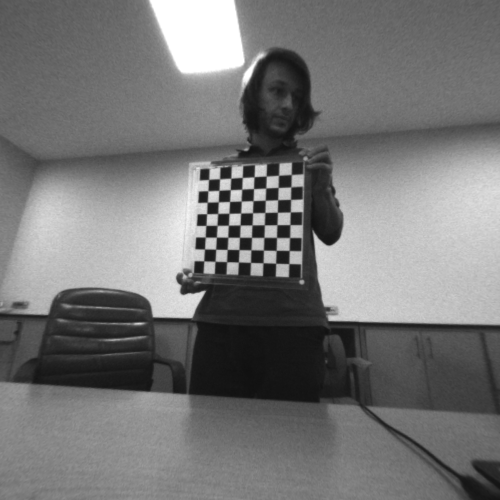
#> input picture SnapShots/t265_d435i/1_2020-11-03_20:56/leftFisheye_undistorted/1604426207808.png, 1000 x 1000 px, given as the content of the folder SnapShots/t265_d435i/1_2020-11-03_20:56/leftFisheye, which was not available (shown at 1/2 size)
$ python rgb_fisheye_extrinsics.py
#> lines starting #> are read from the running program, lines starting #| are printed output that depends on the picture; pictures that were not available may be replaced by others from this repository, and a replacement may not be noted
import numpy as np
import cv2
import glob
import os
import matplotlib.pyplot as plt

if(os.getcwd().split('/')[-1] != 'star'):
    os.chdir("../../../")

test = True
record = True

# read images
leftFishImgs = []
rightFishImgs = []
rgbImgs = []

folderNames = glob.glob("SnapShots/t265_d435i/*")
folderNames.sort()

for folderName in folderNames :

    # read file names
    fileNamesL = glob.glob(folderName + "/leftFisheye/*" )
    fileNamesR = glob.glob(folderName + "/rightFisheye/*")
    fileNamesRgb = glob.glob(folderName + "/rgb/*")

    fileNamesL.sort()
    fileNamesR.sort()
    fileNamesRgb.sort()


    for iml, imr, imrgb in zip(fileNamesL, fileNamesR, fileNamesRgb):
        iml = cv2.imread(iml, cv2.IMREAD_UNCHANGED)
#> iml is the input picture: shape (1000, 1000); min 15, max 255, mean 117.1
        imr = cv2.imread(imr, cv2.IMREAD_UNCHANGED)
        imrgb = cv2.imread(imrgb, cv2.IMREAD_GRAYSCALE)

        leftFishImgs.append(iml)
        rightFishImgs.append(imr)
        rgbImgs.append(imrgb)

# undistort fisheye images
K1 = np.array([[284.501708984375, 0.0, 430.9294128417969], [0.0, 285.4164123535156, 394.66510009765625], [0.0, 0.0, 1.0]])
D1 = np.array([-0.00012164260260760784, 0.03437558934092522, -0.03252582997083664, 0.004925379063934088])

K2 = np.array([[284.1828918457031, 0.0, 427.9779052734375], [0.0, 285.0440979003906, 399.5506896972656], [0.0, 0.0, 1.0]])
D2 = np.array([0.0009760634857229888, 0.030147459357976913, -0.02769969031214714, 0.0031066760420799255])

fisheyeWidth = 800
fisheyeHeight = 848

KRGB = np.array([[923.2835693359375, 0.0, 639.9102783203125], [0.0, 923.6146240234375, 370.2297668457031], [0.0, 0.0, 1.0]])
D = np.array([0, 0, 0, 0, 0], dtype=np.float32)

boardWidth = 8
boardHeight = 8
CHECKERBOARD = (boardHeight, boardWidth)
squareSize = 0.033 # 3.3 cm

def undistortFisheyeImages(fisheyeImages, K, D):


    # We calculate the undistorted focal length:
    #
    #         h
    # -----------------
    #  \      |      /
    #    \    | f  /
    #     \   |   /
    #      \ fov /
    #        \|/
    stereo_fov_rad = 90 * (np.pi/180)  # 90 degree desired fov
    stereo_height_px = 1000          # 300x300 pixel stereo output
    stereo_focal_px = stereo_height_px/2 / np.tan(stereo_fov_rad/2)

    # We set the left rotation to identity and the right rotation
    # the rotation between the cameras
    R = np.eye(3)

    # The stereo algorithm needs max_disp extra pixels in order to produce valid
    # disparity on the desired output region. This changes the width, but the
    # center of projection should be on the center of the cropped image
    stereo_width_px = stereo_height_px
    stereo_size = (stereo_width_px, stereo_height_px)
    stereo_cx = (stereo_height_px - 1)/2
    stereo_cy = (stereo_height_px - 1)/2

    # Construct the left and right projection matrices, the only difference is
    # that the right projection matrix should have a shift along the x axis of
    # baseline*focal_length
    P = np.array([[stereo_focal_px, 0, stereo_cx, 0],
                       [0, stereo_focal_px, stereo_cy, 0],
                       [0,               0,         1, 0]])

    undistortedImages = []

    nk = K.copy()

    # nk[0,0]=K[0,0]/2
    # nk[1,1]=K[1,1]/2

    for image in fisheyeImages:

        undistorted = cv2.fisheye.undistortImage(image, K=K, D=D, Knew=P, new_size=(int(stereo_height_px), int(stereo_width_px)))
        undistortedImages.append(undistorted)
#> this loop made 1 pass
#> pass 1, in undistortFisheyeImages, `undistorted = cv2.fisheye.undistortImage(image, K=K, D=D, Knew=P, new_..`:
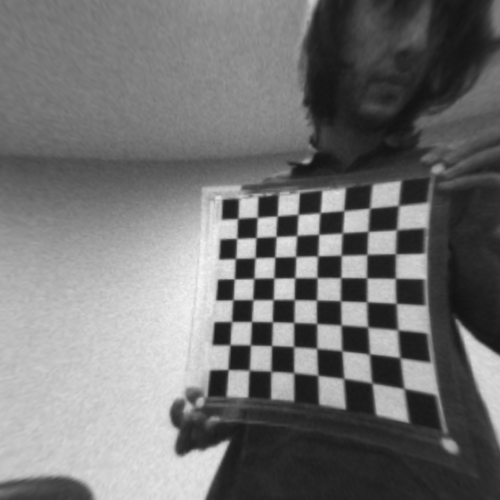
#> undistorted: shape (1000, 1000) (shown at 1/2 size); min 18, max 248, mean 114.8
#> after the loop, undistortedImages = 1 item

    return undistortedImages, np.array(P[:,:-1])

fisheyeImages = [cv2.imread("SnapShots/t265_d435i/1_2020-11-03_20:56/leftFisheye/1604426208808", cv2.IMREAD_UNCHANGED)]
handPickedLeftImage, KL = undistortFisheyeImages(fisheyeImages, K1, D1)
#> handPickedLeftImage = 1 item; KL = [[500, 0, 499.5], [0, 500, 499.5], [0, 0, 1]]
handPickedLeftImage = handPickedLeftImage[0]

leftUndistorted, KL = undistortFisheyeImages(leftFishImgs, K1, D1)
#> the loop in undistortFisheyeImages (call 2), `for image in fisheyeImages: ` made 1 pass
#> leftUndistorted = 1 item
rightUndistorted, KR = undistortFisheyeImages(rightFishImgs, K2, D2)
#> the loop in undistortFisheyeImages (call 3), `for image in fisheyeImages: ` made 1 pass
#> pass 1, in undistortFisheyeImages (call 3), `undistorted = cv2.fisheye.undistortImage(image, K=K, D=D, Knew=P, new_..`:
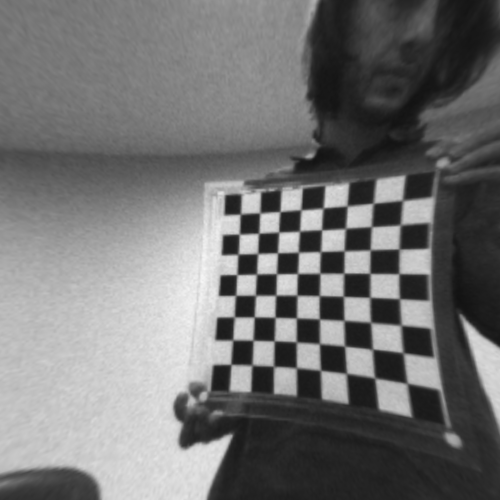
#> undistorted: shape (1000, 1000) (shown at 1/2 size); min 18, max 247, mean 114.5
#> rightUndistorted = 1 item; KR = [[500, 0, 499.5], [0, 500, 499.5], [0, 0, 1]]

def matchCornerOrder_v2(corners1, corners2):
    cntr = 0
    corners1 = corners1.reshape(8, 8, 1, 2)
    corners2 = corners2.reshape(8, 8, 1, 2)
    xc1 = np.mean(corners1[:,:,:,0])
    yc1 = np.mean(corners1[:,:,:,1])
    xc2 = np.mean(corners2[:,:,:,0])
    yc2 = np.mean(corners2[:,:,:,1])

    v1 = np.array((corners1[0,0,:,0] - xc1, corners1[0,0,:,1] - yc1))
    v2 = np.array((corners2[0,0,:,0] - xc2, corners2[0,0,:,1] - yc2))
    theta = np.arccos(np.dot(v1.T, v2) / (np.linalg.norm(v1) * np.linalg.norm(v2) ) )
    while(np.abs(theta) > np.pi/9):
        #something
        corners2 = np.rot90(corners2, 1, (0, 1))
        v2 = np.array((corners2[0,0,:,0] - xc2, corners2[0,0,:,1] - yc2))
        theta = np.arccos(np.dot(v1.T, v2) / (np.linalg.norm(v1) * np.linalg.norm(v2) ) )
        cntr +=1
        if(cntr == 4):
            corners2 = np.flip(corners2, 0)
            print("FLIIIIIIP!!!")
        if(cntr==8):
            print("Sıçtık Again!!")
            break

    corners1 = corners1.reshape(64, 1, 2)
    corners2 = corners2.reshape(64, 1, 2)
    return corners1, corners2

# [57 lines left out: function matchCornerOrder, not called in this run]


imagePointsLeft =  []
imagePointsRight =  []
imagePointsRgb =  []
imgsRgbWP = []
imgsLWP = []
imgsRWP = []

counter = 0
imageCount = len(leftUndistorted)
#> imageCount = 1
for i in range(imageCount):

    imageLeft = leftUndistorted[i]
    imageRgb = rgbImgs[i]
    imageRight = rightUndistorted[i]

    retL, cornersL = cv2.findChessboardCornersSB(imageLeft, CHECKERBOARD, cv2.CALIB_CB_ACCURACY+cv2.CALIB_CB_NORMALIZE_IMAGE)
    retR, cornersR = cv2.findChessboardCornersSB(imageRight, CHECKERBOARD, cv2.CALIB_CB_ACCURACY+cv2.CALIB_CB_NORMALIZE_IMAGE)
    retRgb, cornersRgb = cv2.findChessboardCornersSB(imageRgb, CHECKERBOARD, cv2.CALIB_CB_ACCURACY+cv2.CALIB_CB_NORMALIZE_IMAGE)

    if(retL and retRgb and retR):
        cv2.cornerSubPix(imageLeft, cornersL, (5, 5), (-1, -1), (cv2.TERM_CRITERIA_EPS + cv2.TERM_CRITERIA_MAX_ITER, 30, 0.001))
        cv2.cornerSubPix(imageRight, cornersR, (5, 5), (-1, -1), (cv2.TERM_CRITERIA_EPS + cv2.TERM_CRITERIA_MAX_ITER, 30, 0.001))
        cv2.cornerSubPix(imageRgb, cornersRgb, (5, 5), (-1, -1), (cv2.TERM_CRITERIA_EPS + cv2.TERM_CRITERIA_MAX_ITER, 30, 0.001))
        cornersL, cornersR = matchCornerOrder_v2(cornersL, cornersR)
        cornersL, cornersRgb = matchCornerOrder_v2(cornersL, cornersRgb)

        #fix attempt

        imagePointsLeft.append(cornersL)
        imagePointsRight.append(cornersR)
        imagePointsRgb.append(cornersRgb)
        imgsLWP.append(cv2.cvtColor(imageLeft, cv2.COLOR_GRAY2RGB))
        imgsRWP.append(cv2.cvtColor(imageRight, cv2.COLOR_GRAY2RGB))
        imgsRgbWP.append(cv2.cvtColor(imageRgb, cv2.COLOR_GRAY2RGB))
#> this loop made 1 pass
#> (retL, retR, retRgb) on pass 1: (True, True, True)
#> after the loop, imagePointsLeft = 1 item; imagePointsRgb = 1 item; imagePointsRight = 1 item; imgsLWP = 1 item; imgsRWP = 1 item; imgsRgbWP = 1 item


sep = len(imagePointsLeft) // 3
#> sep = 0
imagePointsLeft_train = imagePointsLeft[sep:]
#> imagePointsLeft_train = 1 item
imagePointsLeft_validate = imagePointsLeft[:sep]
#> imagePointsLeft_validate = []
imagePointsRight_train = imagePointsRight[sep:]
#> imagePointsRight_train = 1 item
imagePointsRight_validate = imagePointsRight[:sep]
#> imagePointsRight_validate = []
imagePointsRgb_train = imagePointsRgb[sep:]
#> imagePointsRgb_train = 1 item
imagePointsRgb_validate = imagePointsRgb[:sep]
#> imagePointsRgb_validate = []

imgsLWP_train = imgsLWP[sep:]
#> imgsLWP_train = 1 item
imgsLWP_validate = imgsLWP[:sep]
#> imgsLWP_validate = []
imgsRWP_train = imgsRWP[sep:]
#> imgsRWP_train = 1 item
imgsRWP_validate = imgsRWP[:sep]
#> imgsRWP_validate = []
imgsRgbWP_train = imgsRgbWP[sep:]
#> imgsRgbWP_train = 1 item
imgsRgbWP_validate = imgsRgbWP[:sep]
#> imgsRgbWP_validate = []

N_OK = len(imagePointsLeft_train)
#> N_OK = 1
objp = np.zeros((8*8, 3), np.float32)
objp[:, :2] = np.mgrid[0:8, 0:8].T.reshape(-1, 2)
objp = objp * squareSize
objp = np.array([objp]*len(imagePointsLeft_train), dtype=np.float32)
#> objp = 64 rows, first 8: [0, 0, 0], [0.033, 0, 0], [0.066, 0, 0], [0.099, 0, 0], [0.132, 0, 0], [0.165, 0, 0], [0.198, 0, 0], [0.231, 0, 0]
objp = np.reshape(objp, (N_OK, 1, CHECKERBOARD[0]*CHECKERBOARD[1], 3))

# retval, cameraMatrix, distCoeffs, rvecs, tvecs = cv2.calibrateCamera(objp, imagePointsRgb, (720, 1280), KRGB, D )
retval1, cameraMatrix1, distCoeffs1, cameraMatrix2, distCoeffs2, R1, T1, E1, F1 = cv2.stereoCalibrate(objp, imagePointsLeft_train, imagePointsRgb_train, KL, D, KRGB, D, (0,0), flags=cv2.CALIB_FIX_INTRINSIC)
#> retval1 = 3.62; cameraMatrix1 = [[500, 0, 499.5], [0, 500, 499.5], [0, 0, 1]]; distCoeffs1 = [0, 0, 0, 0, 0]; cameraMatrix2 = [[923.3, 0, 639.9], [0, 923.6, 370.2], [0, 0, 1]]; distCoeffs2 = [0, 0, 0, 0, 0]; R1 = [[0.982, -0.000843, -0.19], [0.0054, 1, 0.0235], [0.19, -0.0241, 0.982]]; T1 = [-0.207, 0.0241, 0.862]; E1 = [[-7.92e-05, -0.862, 0.00342], [0.885, -0.00571, 0.0397], [-0.0248, -0.207, -0.000288]]; F1 = [[5.4e-09, 5.88e-05, -0.0295], [-6.03e-05, 3.89e-07, 0.0286], [0.0239, -0.0247, 1]]
retval2, cameraMatrix3, distCoeffs3, cameraMatrix4, distCoeffs4, R2, T2, E2, F2 = cv2.stereoCalibrate(objp, imagePointsRight_train, imagePointsRgb_train, KR, D, KRGB, D, (0,0), flags=cv2.CALIB_FIX_INTRINSIC)
#> retval2 = 3.64; cameraMatrix3 = [[500, 0, 499.5], [0, 500, 499.5], [0, 0, 1]]; distCoeffs3 = [0, 0, 0, 0, 0]; cameraMatrix4 = [[923.3, 0, 639.9], [0, 923.6, 370.2], [0, 0, 1]]; distCoeffs4 = [0, 0, 0, 0, 0]; R2 = [[0.98, 0.000278, -0.2], [0.00739, 0.999, 0.0377], [0.2, -0.0384, 0.979]]; T2 = [-0.207, 0.0253, 0.862]; E2 = [[-0.00132, -0.862, -0.00769], [0.886, -0.00771, 0.0308], [-0.0263, -0.207, -0.00275]]; F2 = [[1.25e-07, 8.17e-05, -0.0405], [-8.39e-05, 7.3e-07, 0.0401], [0.0333, -0.0344, 1]]
retval3, cameraMatrix5, distCoeffs5, cameraMatrix6, distCoeffs6, R3, T3, E3, F3 = cv2.stereoCalibrate(objp, imagePointsLeft_train, imagePointsRight_train, KL, D, KR, D, (0,0), flags=cv2.CALIB_FIX_INTRINSIC)
#> retval3 = 4.88; cameraMatrix5 = [[500, 0, 499.5], [0, 500, 499.5], [0, 0, 1]]; distCoeffs5 = [0, 0, 0, 0, 0]; cameraMatrix6 = [[500, 0, 499.5], [0, 500, 499.5], [0, 0, 1]]; distCoeffs6 = [0, 0, 0, 0, 0]; R3 = [[1, 0.00176, 0.0101], [-0.00162, 1, -0.0143], [-0.0101, 0.0142, 1]]; T3 = [0.000154, -0.0012, -0.000401]; E3 = [[1.15e-05, 0.000384, -0.0012], [-0.0004, -2.9e-06, -0.000158], [0.0012, 0.000156, 9.89e-06]]; F3 = [[4.29e-06, 0.000144, -0.299], [-0.00015, -1.09e-06, 0.0456], [0.297, -0.042, 1]]


# [21 lines left out: function drawlines, not called in this run]

# VALIDATINON SET ERROR!! DO CALCULATE
if(test):
    errs = []
    for i in range(sep):
        lines1 = cv2.computeCorrespondEpilines(imagePointsRgb_validate[i].reshape(-1,1,2), 2, F1)
        # lines1 = cv2.computeCorrespondEpilines(imagePointsRight[i].reshape(-1,1,2), 2, F)
        lines1 = lines1.reshape(-1,3)
        # img5,img6 = drawlines(imgsLWP[i], imgsRWP[i],lines1, imagePointsLeft[i], imagePointsRight[i])
        img5,img6 = drawlines(imgsLWP_validate[i], imgsRgbWP_validate[i],lines1, imagePointsLeft_validate[i], imagePointsRgb_validate[i])
        # Find epilines corresponding to points in left image (first image) and
        # drawing its lines on right image
        lines2 = cv2.computeCorrespondEpilines(imagePointsLeft_validate[i].reshape(-1,1,2), 1,F1)
        lines2 = lines2.reshape(-1,3)
        # img3,img4 = drawlines(imgsRWP[i], imgsLWP[i],lines2, imagePointsRight[i], imagePointsLeft[i])
        img3,img4 = drawlines(imgsRgbWP_validate[i], imgsLWP_validate[i],lines2, imagePointsRgb_validate[i], imagePointsLeft_validate[i])
        # [6 lines of commented-out code are left out]
        h1, w1 = img3.shape[:2]
        h2, w2 = img5.shape[:2]

        #create empty matrix
        img = np.zeros((max(h1, h2), w1+w2,3), np.uint8)

        #combine 2 images
        img[:h1, :w1,:3] = img3
        img[:h2, w1:w1+w2,:3] = img5
        cv2.imwrite("./temp/"+"George_Bush"+ str(i) +".png", img)


        ####################################
        ## Error calculation
        ######################

        err = 0

        for pt, l in zip(imagePointsLeft[i], lines1):
            err += abs(pt[0,0] * l[0] + pt[0,1] * l[1] + l[2])

        # for pt, l in zip(imagePointsRight[i], lines2):
        #     err += abs(pt[0,0] * l[0] + pt[0,1] * l[1] + l[2])

        for pt, l in zip(imagePointsRgb[i], lines2):
            err += abs(pt[0,0] * l[0] + pt[0,1] * l[1] + l[2])


        err /= lines1.shape[0] + lines2.shape[0]
        errs.append(err)
#> after the loop, errs = []


if(record):
    # 1 rgb -> left
    # 2 rgb -> right
    # 3 right -> left
    file = open("Calibration/Missions/Mission_5/extrinsics.txt", "w")
    file.write("\n*Translation from Left Fisheye to RGB:\n")
    file.write(str(T1))
    file.write("\n*Rotation from Left Fisheye to RGB:\n")
    file.write(str(R1))

    file.write("\n*Translation from Right Fisheye to RGB:\n")
    file.write(str(T2))
    file.write("\n*Rotation from Right Fisheye to RGB:\n")
    file.write(str(R2))

    file.write("\n*Translation from Left Fisheye to Right:\n")
    file.write(str(T3))
    file.write("\n*Rotation from Left Fisheye Right:\n")
    file.write(str(R3))
    file.close()

$ run again, on SnapShots/t265_d435i/1_2020-11-03_20:56/rightFisheye_undistorted/1604426216807.png
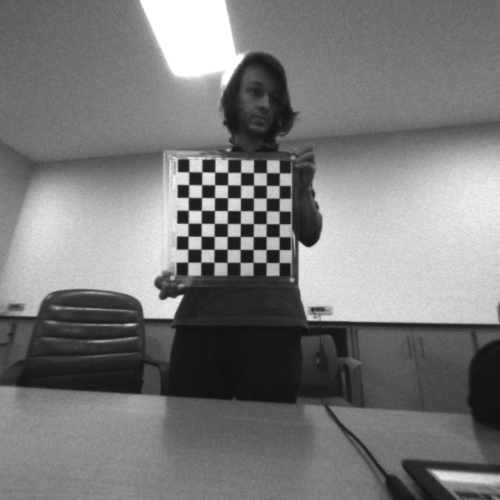
#> input picture SnapShots/t265_d435i/1_2020-11-03_20:56/rightFisheye_undistorted/1604426216807.png, 1000 x 1000 px, given as the content of the folder SnapShots/t265_d435i/1_2020-11-03_20:56/leftFisheye, which was not available (shown at 1/2 size)
#> iml is the input picture: shape (1000, 1000); min 15, max 255, mean 121.9
#> K1 = [[284.5, 0, 430.9], [0, 285.4, 394.7], [0, 0, 1]]
#> the loop in undistortFisheyeImages, `for image in fisheyeImages: ` made 1 pass
#> pass 1, in undistortFisheyeImages, `undistorted = cv2.fisheye.undistortImage(image, K=K, D=D, Knew=P, new_..`:
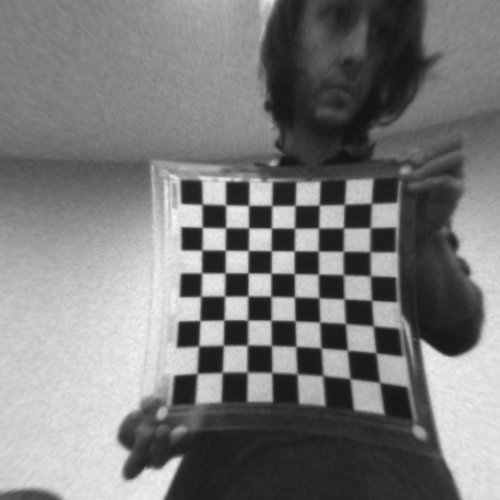
#> undistorted: shape (1000, 1000) (shown at 1/2 size); min 18, max 252, mean 122.6
#> after the loop in undistortFisheyeImages, `for image in fisheyeImages:`: undistortedImages = 1 item
#> KL = [[500, 0, 499.5], [0, 500, 499.5], [0, 0, 1]]
#> the loop in undistortFisheyeImages (call 3), `for image in fisheyeImages: ` made 2 passes
#> pass 1, in undistortFisheyeImages (call 3), `undistorted = cv2.fisheye.undistortImage(image, K=K, D=D, Knew=P, new_..`:
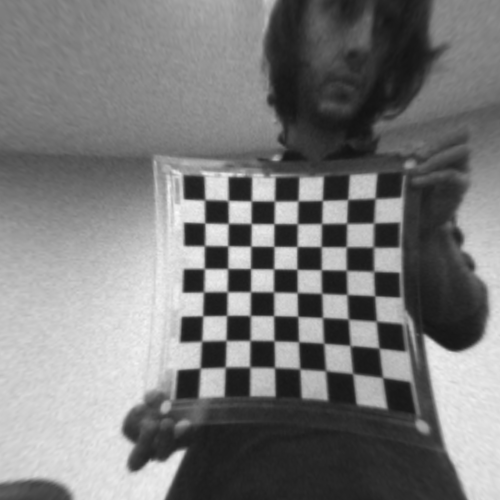
#> undistorted: shape (1000, 1000) (shown at 1/2 size); min 18, max 252, mean 121.7
